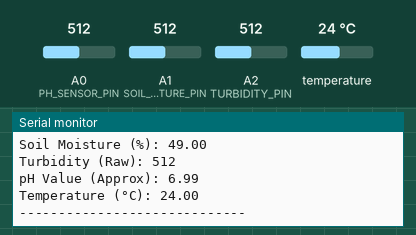
Simulated run of this sketch. Board: Arduino Uno, built with avr-gcc and run on an emulated ATmega328P. Parts: the last lines printed to the serial monitor. The inputs (shaded band) are chosen by the test bench; at power-on: A0 (PH_SENSOR_PIN) = 512, A1 (SOIL_MOISTURE_PIN) = 512, A2 (TURBIDITY_PIN) = 512, temperature 24 °C.

Above: at 7.3 s.
7.4 s: A0 (PH_SENSOR_PIN) set to 418
At 10.5 s:
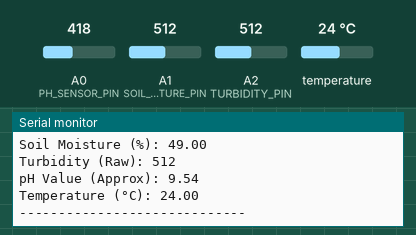
15.1 s: A0 (PH_SENSOR_PIN) set to 394
At 19.4 s:
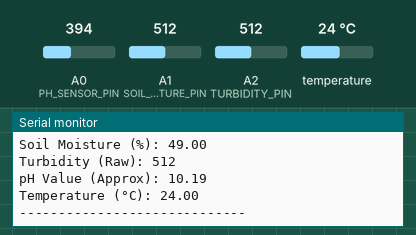
Timing chart, 0 to 20.9 s (numbered marks = the images above; inputs shaded):
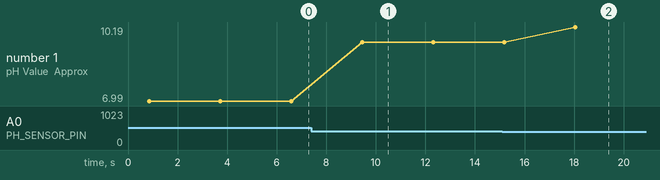

Measured:
- after the input at 7.4 s, the serial monitor: prints a new line after 2.1 s (image 1)
- after the input at 15.1 s, the serial monitor: prints a new line after 3.0 s (image 2)
- plotted number 1: 6.99 → 9.54 after the input at 7.4 s, 9.54 → 10.19 after the input at 15.1 s

The sketch:

soil_health_monitoring_system.ino
```cpp
#include <OneWire.h>
#include <DallasTemperature.h>


#define SOIL_MOISTURE_PIN A1
#define TURBIDITY_PIN     A2
#define PH_SENSOR_PIN     A0
#define ONE_WIRE_BUS      2


OneWire oneWire(ONE_WIRE_BUS);
DallasTemperature sensors(&oneWire);

void setup() {
  Serial.begin(9600);
  sensors.begin();
}

void loop() {

  int soilValue = analogRead(SOIL_MOISTURE_PIN);
  float soilPercent = map(soilValue, 1023, 0, 0, 100);


  int turbidityValue = analogRead(TURBIDITY_PIN);


  int phRaw = analogRead(PH_SENSOR_PIN);
  float voltage = phRaw * (5.0 / 1023.0);
  float phValue = 7 + ((2.5 - voltage) / 0.18);


  sensors.requestTemperatures();
  float tempC = sensors.getTempCByIndex(0);


  Serial.println("------ Sensor Readings ------");
  Serial.print("Soil Moisture (%): ");
  Serial.println(soilPercent);

  Serial.print("Turbidity (Raw): ");
  Serial.println(turbidityValue);

  Serial.print("pH Value (Approx): ");
  Serial.println(phValue);

  Serial.print("Temperature (°C): ");
  Serial.println(tempC);

  Serial.println("-----------------------------\n");
  delay(2000);
}
```
